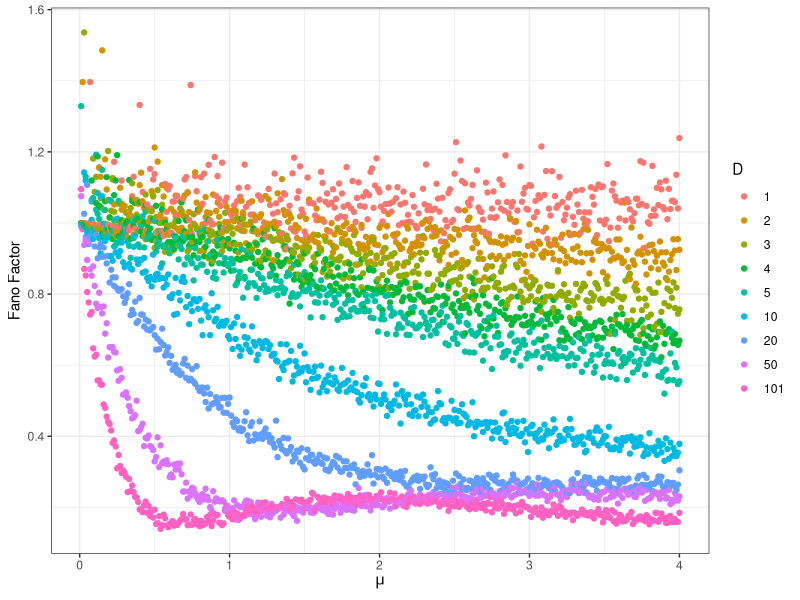

Reproduce this figure in R. (Note: this script raises an error after producing the figure.)
## ---- chunk 1
knitr::opts_chunk$set(echo = TRUE)
## ---- chunk 2
library(tidyverse)
## ---- chunk 3
prob <- .7
#fano factor plot
pvec <- seq(1, 100, by=1)
dvec <- c(1,2,3,4,5,10,20,50,101)

B <- 1000
mean_mat <- matrix(0,nrow = length(pvec),ncol=length(dvec))
variances_mat <- matrix(0,nrow = length(pvec),ncol=length(dvec))

for(i in 1:length(pvec)){
  p <- pvec[i]
  for(j in 1:length(dvec)){
    d <- dvec[j]
    Z_B <- c()
    for(k in 1:B){
      m_D <- rnbinom(n = d, size = p, prob = prob)
      Z <- max(m_D)
      Z_B <- c(Z_B, Z)
    }
    mean_mat[i,j] <- mean(Z_B)
    variances_mat[i,j] <- var(Z_B)
  }
}

fano_mat <- variances_mat/mean_mat
df <- data.frame(fano_mat)
#colnames(df) <- as.character(dvec)
colnames(df) <- as.character(dvec)
df <- df %>% pivot_longer(cols = colnames(df), names_to = "D")
df$D <- factor(df$D, levels =  as.character(dvec))#,"5", "10","20","50","100","1000"

pvec_other <- c()
for(p in pvec){
  pvec_other <- c(pvec_other, rep(p,length(dvec)))
}
## ---- chunk 4
prob <- .95
#fano factor plot
pvec <- seq(.01,4,by=.01)
dvec <- c(1,2,3,4,5,10,20,50,101)

B <- 1000
mean_mat <- matrix(0,nrow = length(pvec),ncol=length(dvec))
variances_mat <- matrix(0,nrow = length(pvec),ncol=length(dvec))

for(i in 1:length(pvec)){
  p <- pvec[i]
  for(j in 1:length(dvec)){
    d <- dvec[j]
    Z_B <- c()
    for(k in 1:B){
      m_D <- rnbinom(n = d, size = p, prob = prob)
      Z <- max(m_D)
      Z_B <- c(Z_B, Z)
    }
    mean_mat[i,j] <- mean(Z_B)
    variances_mat[i,j] <- var(Z_B)
  }
}

fano_mat <- variances_mat/mean_mat
df2 <- data.frame(fano_mat)
#colnames(df) <- as.character(dvec)
colnames(df2) <- as.character(dvec)
df2 <- df2 %>% pivot_longer(cols = colnames(df2), names_to = "D")
df2$D <- factor(df2$D, levels =  as.character(dvec))#,"5", "10","20","50","100","1000"

pvec_other <- c()
for(p in pvec){
  pvec_other <- c(pvec_other, rep(p,length(dvec)))
}
muvec <- pvec
muvec_other <- c()
for(mu in muvec){
  muvec_other <- c(muvec_other, rep(mu,length(dvec)))
}
df2$mu <- muvec_other
## ---- chunk 5
library(tidyverse)
ggplot() + 
  geom_point(data = df2, aes(x = df2$mu, y = value, color = D)) +
  labs(y = "Fano Factor", x = expression(mu)) + theme_bw() + theme(strip.text = element_blank()) 
## ---- chunk 6
muvec <- seq(1,100,by=1)
muvec_other <- c()
for(mu in muvec){
  muvec_other <- c(muvec_other, rep(mu,length(dvec)))
}
df$mu <- muvec_other

muvec <- seq(.01,2,by=.02)
muvec_other <- c()
for(mu in muvec){
  muvec_other <- c(muvec_other, rep(mu,length(dvec)))
}
df2$mu <- muvec_other
df2$plot <- 1
df$plot <- 2
df_all <- rbind(df[which(df$mu >=2),],df2)
## ---- chunk 7
library(tidyverse)
ggplot() + 
  geom_point(data = df_all, aes(x = df_all$mu, y = value, color = D)) +
  labs(y = "Fano Factor", x = expression(mu)) +
  facet_grid(~plot,scales="free_x")  + theme_bw() + theme(strip.text = element_blank()) 
## ---- chunk 8
library(tidyverse)


library(tidyverse)
ggplot() + 
  geom_point(data = df, aes(x = pvec_other, y = value, color = D)) +
  labs(y = "Fano Factor", x = "r")
## ---- chunk 9
rmaxnorm <- function(N,sd,D){
  x <- c()
  for(i in 1:N){
    x <- c(x, max(rnorm(n=D,mean=0,sd=sd)))
  }
 return(x)
}
# var(rmaxnorm(100000,1,5))
# rmaxnbinom <- function(N,D,size,prob){
#   x <- c()
#   for(i in 1:N){
#     x <- c(x, max(rnbinom(D,size=size,prob=prob)))
#   }
#  return(x)
# }
# prob <- .1
# r <- 10000000
# var(((prob)*rmaxnbinom(100000,5,r,prob) - (1-prob)*r)/sqrt(r*(1-prob)))
# var(rmaxnbinom(10000,5,r,prob))
# var(rmaxnorm(10000,1,5))*r*(1-prob)/prob^2

## ---- chunk 10
prob <- .01
#fano factor plot
pvec <- seq(1, 100, by=1)
dvec <- c(3,5,7,9,11,21,51,101)

B <- 1000
mean_mat <- matrix(0,nrow = length(pvec),ncol=length(dvec))
variances_mat <- matrix(0,nrow = length(pvec),ncol=length(dvec))

for(i in 1:length(pvec)){
  p <- pvec[i]
  for(j in 1:length(dvec)){
    d <- dvec[j]
    Z_B <- c()
    for(k in 1:B){
      m_D <- rnbinom(n = d, size = p, prob = prob)
      Z <- median(m_D)
      Z_B <- c(Z_B, Z)
    }
    mean_mat[i,j] <- mean(Z_B)
    variances_mat[i,j] <- var(Z_B)
  }
}
## ---- chunk 11
library(tidyverse)
fano_mat <- mean_mat
df <- data.frame(fano_mat)
#colnames(df) <- as.character(dvec)
colnames(df) <- as.character(dvec)
df <- df %>% pivot_longer(cols = colnames(df), names_to = "D")
df$D <- factor(df$D, levels =  as.character(dvec))#,"5", "10","20","50","100","1000"

pvec_other <- c()
for(p in pvec){
  pvec_other <- c(pvec_other, rep(p,length(dvec)))
}

library(tidyverse)
ggplot() + 
  geom_point(data = df, aes(x = pvec_other, y = value, color = D)) +
  labs(y = "Fano Factor", x = "r")
## ---- chunk 12
mu <- .1
#fano factor plot
pvec <- seq(0.001,1,by=.001)
#dvec <- c(1,2,3,4,5,10,20,50,101)
dvec <- c(2,5,20,50)

B <- 1000
mean_mat <- matrix(0,nrow = length(pvec),ncol=length(dvec))
variances_mat <- matrix(0,nrow = length(pvec),ncol=length(dvec))

for(i in 1:length(pvec)){
  p <- pvec[i]
  for(j in 1:length(dvec)){
    d <- dvec[j]
    Z_B <- c()
    for(k in 1:B){
      m_D <- rnbinom(n = d, size = mu, prob = p)
      Z <- max(m_D)
      Z_B <- c(Z_B, Z)
    }
    mean_mat[i,j] <- mean(Z_B)
    variances_mat[i,j] <- var(Z_B)
  }
}

fano_mat <- variances_mat/mean_mat
df2 <- data.frame(fano_mat)
#colnames(df) <- as.character(dvec)
colnames(df2) <- as.character(dvec)
df2 <- df2 %>% pivot_longer(cols = colnames(df2), names_to = "D")
df2$D <- factor(df2$D, levels =  as.character(dvec))#,"5", "10","20","50","100","1000"

pvec_other <- c()
for(p in pvec){
  pvec_other <- c(pvec_other, rep(p,length(dvec)))
}
df2$p <- pvec_other
## ---- chunk 13
library(tidyverse)
ggplot() + 
  geom_point(data = df2, aes(x = df2$p, y = value, color = D)) +
  labs(y = "Fano Factor", x = expression(p)) + theme_bw() + theme(strip.text = element_blank()) + ylim(0,2)
## ---- chunk 14
rmaxgamma <- function(n,shape,rate,D){
  result <- rep(0,n)
  for(i in 1:n){
    result[i] <- max(rgamma(D,shape,rate = rate))
  }
  return(result)
}
x <- rmaxgamma(1000000,mu,1,10)/p
var(x)/mean(x)
## ---- chunk 15
rmaxnegbin <- function(n,r,p,D){
  result <- rep(0,n)
  for(i in 1:n){
    result[i] <- max(rnbinom(D,r,p))
  }
  return(result)
}
mu <- .2
p <- .99
y <- rmaxnegbin(1000000,mu,p,10)
var(y)/mean(y)
## ---- chunk 16
hist(rmaxnegbin(10000,1000,.99999,10))
